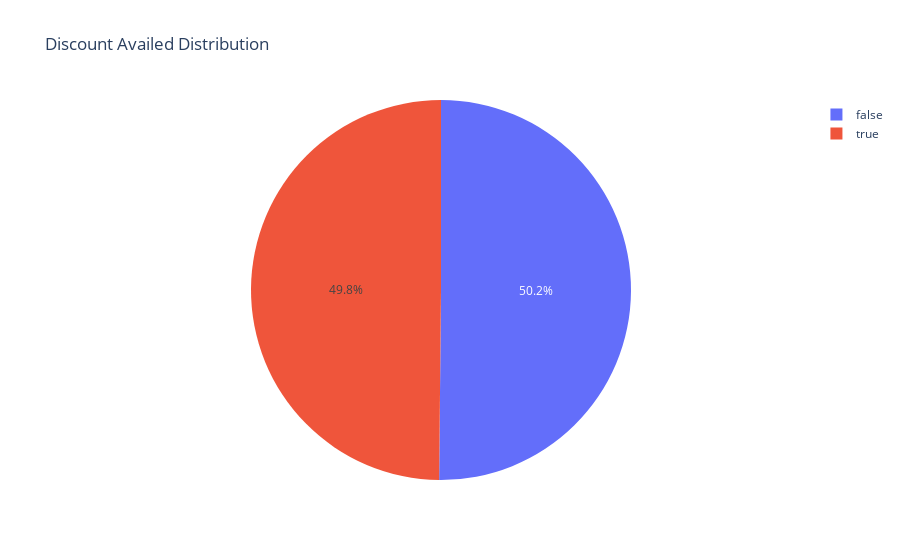

The code cell stored with this chart in its notebook:
### Code cell
# Discount vs No Discount Analysis
discount_count = df['Discount Availed'].value_counts().reset_index()
fig6= px.pie (discount_count, values='count', names='Discount Availed',title='Discount Availed Distribution')
fig6.show()

### Figure 1 — Plotly figure (JSON) as saved in the notebook; plotly's stock layout.template omitted (floating-point values rounded to 4 significant figures)
{"data": [{"domain": {"x": [0, 1], "y": [0, 1]}, "hovertemplate": "Discount Availed=%{label}<br>count=%{value}<extra></extra>", "labels": [false, true], "legendgroup": "", "name": "", "showlegend": true, "type": "pie", "values": [27585, 27415]}], "layout": {"autosize": true, "legend": {"tracegroupgap": 0}, "title": {"text": "Discount Availed Distribution"}}}
